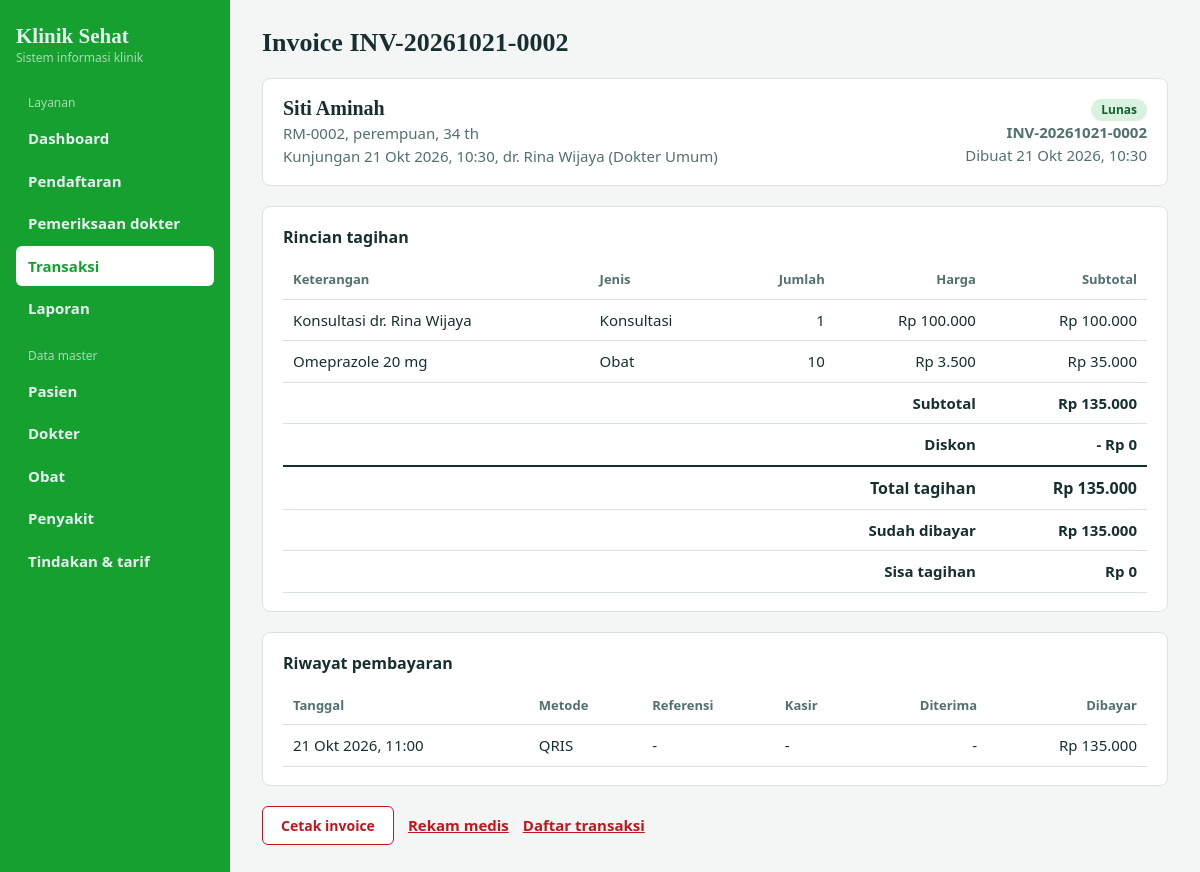
Page /invoice.php?id=2 on the committed database.
### tables this page shows
CREATE TABLE transaksi (
    id_transaksi      INT AUTO_INCREMENT PRIMARY KEY,
    no_invoice        VARCHAR(20) NOT NULL UNIQUE,
    id_kunjungan      INT NOT NULL UNIQUE,
    tanggal_transaksi DATETIME NOT NULL DEFAULT CURRENT_TIMESTAMP,
    subtotal          DECIMAL(12,2) NOT NULL DEFAULT 0,
    diskon            DECIMAL(12,2) NOT NULL DEFAULT 0,
    total_tagihan     DECIMAL(12,2) GENERATED ALWAYS AS (subtotal - diskon) STORED,
    total_dibayar     DECIMAL(12,2) NOT NULL DEFAULT 0,
    status_bayar      ENUM('Belum Bayar','Sebagian','Lunas','Batal') NOT NULL DEFAULT 'Belum Bayar',
    catatan           TEXT,
    CONSTRAINT fk_transaksi_kunjungan FOREIGN KEY (id_kunjungan)
        REFERENCES kunjungan(id_kunjungan) ON UPDATE CASCADE ON DELETE RESTRICT,
    CONSTRAINT chk_diskon CHECK (diskon >= 0),
    CONSTRAINT chk_dibayar CHECK (total_dibayar >= 0),
    INDEX idx_tanggal_transaksi (tanggal_transaksi),
    INDEX idx_status_bayar (status_bayar)
);

CREATE TABLE pasien (
    id_pasien       INT AUTO_INCREMENT PRIMARY KEY,
    no_rekam_medis  VARCHAR(15)  NOT NULL UNIQUE,
    nik             CHAR(16)     UNIQUE,
    nama_pasien     VARCHAR(100) NOT NULL,
    tanggal_lahir   DATE         NOT NULL,
    jenis_kelamin   ENUM('L','P') NOT NULL,
    golongan_darah  ENUM('A','B','AB','O','Tidak Tahu') NOT NULL DEFAULT 'Tidak Tahu',
    alamat          TEXT,
    no_telp         VARCHAR(15),
    alergi          TEXT,
    tanggal_daftar  DATETIME     NOT NULL DEFAULT CURRENT_TIMESTAMP,
    INDEX idx_nama_pasien (nama_pasien)
);

CREATE TABLE kunjungan (
    id_kunjungan      INT AUTO_INCREMENT PRIMARY KEY,
    id_pasien         INT      NOT NULL,
    id_dokter         INT      NOT NULL,
    tanggal_kunjungan DATETIME NOT NULL,
    keluhan           TEXT,
    tekanan_darah     VARCHAR(10),
    suhu_badan        DECIMAL(4,1),
    berat_badan       DECIMAL(5,2),
    tinggi_badan      DECIMAL(5,2),
    status            ENUM('Menunggu','Diperiksa','Selesai','Batal') NOT NULL DEFAULT 'Menunggu',
    catatan_dokter    TEXT,
    CONSTRAINT fk_kunjungan_pasien FOREIGN KEY (id_pasien)
        REFERENCES pasien(id_pasien) ON UPDATE CASCADE ON DELETE RESTRICT,
    CONSTRAINT fk_kunjungan_dokter FOREIGN KEY (id_dokter)
        REFERENCES dokter(id_dokter) ON UPDATE CASCADE ON DELETE RESTRICT,
    INDEX idx_tanggal (tanggal_kunjungan)
);

CREATE TABLE dokter (
    id_dokter       INT AUTO_INCREMENT PRIMARY KEY,
    nama_dokter     VARCHAR(100) NOT NULL,
    id_spesialisasi INT          NOT NULL,
    no_sip          VARCHAR(30)  NOT NULL UNIQUE,    
    no_telp         VARCHAR(15),
    email           VARCHAR(100),
    status_aktif    TINYINT(1)   NOT NULL DEFAULT 1,
    CONSTRAINT fk_dokter_spesialisasi FOREIGN KEY (id_spesialisasi)
        REFERENCES spesialisasi(id_spesialisasi)
        ON UPDATE CASCADE ON DELETE RESTRICT
);

CREATE TABLE spesialisasi (
    id_spesialisasi   INT AUTO_INCREMENT PRIMARY KEY,
    nama_spesialisasi VARCHAR(60) NOT NULL UNIQUE
);

CREATE TABLE transaksi_detail (
    id_detail_transaksi INT AUTO_INCREMENT PRIMARY KEY,
    id_transaksi        INT NOT NULL,
    jenis               ENUM('Konsultasi','Tindakan','Obat','Lainnya') NOT NULL,
    id_ref              INT NULL,             
    deskripsi           VARCHAR(200) NOT NULL,
    qty                 INT NOT NULL DEFAULT 1,
    harga_satuan        DECIMAL(12,2) NOT NULL,
    subtotal            DECIMAL(14,2) GENERATED ALWAYS AS (qty * harga_satuan) STORED,
    CONSTRAINT fk_td_transaksi FOREIGN KEY (id_transaksi)
        REFERENCES transaksi(id_transaksi) ON UPDATE CASCADE ON DELETE CASCADE,
    CONSTRAINT chk_td_qty CHECK (qty > 0),
    CONSTRAINT chk_td_harga CHECK (harga_satuan >= 0)
);

CREATE TABLE pembayaran_transaksi (
    id_bayar      INT AUTO_INCREMENT PRIMARY KEY,
    id_transaksi  INT NOT NULL,
    tanggal_bayar DATETIME NOT NULL DEFAULT CURRENT_TIMESTAMP,
    metode_bayar  ENUM('Tunai','Debit','QRIS','BPJS','Asuransi') NOT NULL,
    jumlah_bayar  DECIMAL(12,2) NOT NULL,
    uang_diterima DECIMAL(12,2) NULL,         
    no_referensi  VARCHAR(50),
    kasir         VARCHAR(60),
    CONSTRAINT fk_pbt_transaksi FOREIGN KEY (id_transaksi)
        REFERENCES transaksi(id_transaksi) ON UPDATE CASCADE ON DELETE RESTRICT,
    CONSTRAINT chk_jumlah_bayar CHECK (jumlah_bayar > 0),
    INDEX idx_tanggal_bayar (tanggal_bayar)
);

### invoice.php (the view, shortened to what this page needs)
<?php
require_once __DIR__ . '/config.php';
$id = (int) ($_GET['id'] ?? 0);
$invoice = $id ? row(
    $pdo,
    'SELECT t.*, k.tanggal_kunjungan, k.id_pasien,
            p.nama_pasien, p.no_rekam_medis, p.tanggal_lahir, p.jenis_kelamin, p.alamat, p.no_telp,
            d.nama_dokter, s.nama_spesialisasi
     FROM transaksi t
     JOIN kunjungan k    ON k.id_kunjungan = t.id_kunjungan
     JOIN pasien p       ON p.id_pasien = k.id_pasien
     JOIN dokter d       ON d.id_dokter = k.id_dokter
     JOIN spesialisasi s ON s.id_spesialisasi = d.id_spesialisasi
     WHERE t.id_transaksi = ?',
    [$id]
) : null;
$items = rows(
    $pdo,
    "SELECT * FROM transaksi_detail WHERE id_transaksi = ?
     ORDER BY FIELD(jenis, 'Konsultasi', 'Tindakan', 'Obat', 'Lainnya'), id_detail_transaksi",
    [$id]
);
$payments = rows($pdo, 'SELECT * FROM pembayaran_transaksi WHERE id_transaksi = ? ORDER BY tanggal_bayar, id_bayar', [$id]);
$due = (float) $invoice['total_tagihan'] - (float) $invoice['total_dibayar'];
$open = in_array($invoice['status_bayar'], ['Belum Bayar', 'Sebagian'], true);
head('Invoice ' . $invoice['no_invoice'], 'transaksi.php');
?>
<section class="banner">
    <div>
        <h2><?= e($invoice['nama_pasien']) ?></h2>
        <p>
            <?= e($invoice['no_rekam_medis']) ?>,
            <?= $invoice['jenis_kelamin'] === 'L' ? 'laki-laki' : 'perempuan' ?>,
            <?= e(umur($invoice['tanggal_lahir'])) ?>
        </p>
        <p>Kunjungan <?= e(tgl($invoice['tanggal_kunjungan'], true)) ?>, <?= e($invoice['nama_dokter']) ?> (<?= e($invoice['nama_spesialisasi']) ?>)</p>
    </div>
    <div class="side">
        <?= badge($invoice['status_bayar']) ?>
        <p>
            <b><?= e($invoice['no_invoice']) ?></b><br>
            Dibuat <?= e(tgl($invoice['tanggal_transaksi'], true)) ?>
        </p>
    </div>
</section>
<section>
    <h2>Rincian tagihan</h2>
    <div class="scroll">
        <table>
            <tr>
                <th>Keterangan</th>
                <th>Jenis</th>
                <th class="n">Jumlah</th>
                <th class="n">Harga</th>
                <th class="n">Subtotal</th>
            </tr>
            <?php foreach ($items as $item): ?>
                <tr>
                    <td><?= e($item['deskripsi']) ?></td>
                    <td><?= e($item['jenis']) ?></td>
                    <td class="n"><?= e($item['qty']) ?></td>
                    <td class="n"><?= e(rupiah($item['harga_satuan'])) ?></td>
                    <td class="n"><?= e(rupiah($item['subtotal'])) ?></td>
                </tr>
            <?php endforeach; ?>
            <tfoot>
                <tr><td colspan="4" class="n">Subtotal</td><td class="n"><?= e(rupiah($invoice['subtotal'])) ?></td><?= $open ? '<td class="no-print"></td>' : '' ?></tr>
                <tr><td colspan="4" class="n">Diskon</td><td class="n">- <?= e(rupiah($invoice['diskon'])) ?></td><?= $open ? '<td class="no-print"></td>' : '' ?></tr>
                <tr class="grand"><td colspan="4" class="n">Total tagihan</td><td class="n"><?= e(rupiah($invoice['total_tagihan'])) ?></td><?= $open ? '<td class="no-print"></td>' : '' ?></tr>
                <tr><td colspan="4" class="n">Sudah dibayar</td><td class="n"><?= e(rupiah($invoice['total_dibayar'])) ?></td><?= $open ? '<td class="no-print"></td>' : '' ?></tr>
                <tr><td colspan="4" class="n">Sisa tagihan</td><td class="n"><?= e(rupiah(max(0, $due))) ?></td><?= $open ? '<td class="no-print"></td>' : '' ?></tr>
            </tfoot>
        </table>
    </div>
</section>
<section>
    <h2>Riwayat pembayaran</h2>
    <div class="scroll">
        <table>
            <tr>
                <th>Tanggal</th>
                <th>Metode</th>
                <th>Referensi</th>
                <th>Kasir</th>
                <th class="n">Diterima</th>
                <th class="n">Dibayar</th>
            </tr>
            <?php foreach ($payments as $payment): ?>
                <tr>
                    <td><?= e(tgl($payment['tanggal_bayar'], true)) ?></td>
                    <td><?= e($payment['metode_bayar']) ?></td>
                    <td><?= e($payment['no_referensi'] ?: '-') ?></td>
                    <td><?= e($payment['kasir'] ?: '-') ?></td>
                    <td class="n"><?= $payment['uang_diterima'] !== null ? e(rupiah($payment['uang_diterima'])) : '-' ?></td>
                    <td class="n"><?= e(rupiah($payment['jumlah_bayar'])) ?></td>
                </tr>
            <?php endforeach; ?>
        </table>
    </div>
</section>
<div class="actions no-print" style="margin:0 0 20px">
    <button type="button" class="sec" onclick="window.print()">Cetak invoice</button>
    <a href="periksa.php?id=<?= e($invoice['id_kunjungan']) ?>">Rekam medis</a>
    <a href="transaksi.php">Daftar transaksi</a>
</div>
<?php foot(); ?>

### config.php (shortened to what this page needs)
<?php
function e(mixed $value): string
{
    return htmlspecialchars((string) $value, ENT_QUOTES, 'UTF-8');
}
function rupiah(float|int|string $value): string
{
    return 'Rp ' . number_format((float) $value, 0, ',', '.');
}
function tgl(?string $value, bool $withTime = false): string
{
    $time = $value ? strtotime((string) $value) : false;
    $text = date('j', $time) . ' ' . BULAN[(int) date('n', $time)] . ' ' . date('Y', $time);
    return $withTime ? $text . ', ' . date('H:i', $time) : $text;
}
function umur(string $birthDate): string
{
    $diff = (new DateTime($birthDate))->diff(new DateTime('today'));
    return $diff->y >= 1 ? $diff->y . ' th' : $diff->m . ' bln';
}
function badge(string $status): string
{
    $map = [
        'Menunggu' => 'wait', 'Diperiksa' => 'prog', 'Selesai' => 'done', 'Batal' => 'cancel',
        'Belum Bayar' => 'unpaid', 'Sebagian' => 'part', 'Lunas' => 'paid',
    ];
    return '<span class="badge b-' . ($map[$status] ?? 'wait') . '">' . e($status) . '</span>';
}
function rows(PDO $pdo, string $sql, array $params = []): array
{
    $statement = $pdo->prepare($sql);
    $statement->execute($params);
    return $statement->fetchAll();
}
function row(PDO $pdo, string $sql, array $params = [])
{
    $statement = $pdo->prepare($sql);
    $statement->execute($params);
    return $statement->fetch() ?: null;
}
function head(string $title, string $active = ''): void
{
    $menu = [
        'Layanan' => [
            'index.php' => 'Dashboard',
            'kunjungan.php' => 'Pendaftaran',
            'pemeriksaan.php' => 'Pemeriksaan dokter',
            'transaksi.php' => 'Transaksi',
            'laporan.php' => 'Laporan',
        ],
        'Data master' => [
            'master.php?t=pasien' => 'Pasien',
            'master.php?t=dokter' => 'Dokter',
            'master.php?t=obat' => 'Obat',
            'master.php?t=penyakit' => 'Penyakit',
            'master.php?t=tindakan' => 'Tindakan & tarif',
        ],
    ];
    echo '<!doctype html><html lang="id"><head><meta charset="utf-8">'
        . '<meta name="viewport" content="width=device-width,initial-scale=1">'
        . '<title>' . e($title) . ' | Klinik Sehat</title>'
        . '<link rel="stylesheet" href="style.css"></head><body>'
        . '<aside><div class="brand">Klinik Sehat'
        . '<small>Sistem informasi klinik</small></div><nav>';
    foreach ($menu as $group => $items) {
        echo '<div class="nav-group">' . e($group) . '</div>';
        foreach ($items as $u => $n) {
            $class = $u === $active ? ' class="on"' : '';
            echo '<a href="' . e($u) . '"' . $class . '>' . e($n) . '</a>';
        }
    }
    echo '</nav></aside><main><h1>' . e($title) . '</h1>';
}
function foot(): void
{
    echo '</main></body></html>';
}

### style.css (style rules this page uses)
:root { --teal: #16a02f; --teal2: #c1161c; --bg: #f3f6f5; --ink: #17302f; --line: #d9e3e1; --warn: #b3402a; }
* { box-sizing: border-box; }
body { margin: 0; display: flex; min-height: 100vh; color: var(--ink); background: var(--bg); font: 15px/1.5 "Segoe UI", system-ui, sans-serif; }
aside { width: 230px; flex-shrink: 0; padding: 24px 16px; color: #e6f2f0; background: var(--teal); }
.brand { margin-bottom: 28px; font: 700 21px Georgia, serif; }
.brand small { display: block; opacity: 0.7; font: 12px "Segoe UI", sans-serif; }
nav a { display: block; padding: 9px 12px; margin-bottom: 2px; color: inherit; text-decoration: none; border-radius: 6px; }
nav a.on { color: var(--teal); font-weight: 600; background: #fff; }
main { flex: 1; min-width: 0; padding: 28px 32px; }
h1 { margin: 0 0 20px; font: 700 26px Georgia, serif; }
h2 { margin: 0 0 12px; font-size: 16px; }
section { padding: 18px 20px; margin-bottom: 20px; background: #fff; border: 1px solid var(--line); border-radius: 8px; }
button { padding: 9px 18px; color: #fff; font: 600 14px "Segoe UI", system-ui, sans-serif; cursor: pointer; background: var(--teal2); border: 0; border-radius: 6px; }
a { color: var(--teal2); font-weight: 600; }
.scroll { overflow-x: auto; }
table { width: 100%; border-collapse: collapse; }
th, td { padding: 9px 10px; text-align: left; vertical-align: top; border-bottom: 1px solid var(--line); }
th { color: #52706d; font-size: 13px; white-space: nowrap; }
.nav-group { margin: 18px 12px 6px; font-size: 12px; opacity: 0.7; }
.nav-group:first-child { margin-top: 0; }
.badge { display: inline-block; padding: 2px 10px; font-size: 12px; font-weight: 600; white-space: nowrap; border-radius: 999px; }
.b-done, .b-paid { color: #14602a; background: #d9f2df; }
.btn.sec, button.sec { color: var(--teal2); background: #fff; border: 1px solid var(--teal2); }
.banner { display: flex; flex-wrap: wrap; gap: 10px 28px; align-items: flex-start; justify-content: space-between; }
.banner h2 { margin: 0 0 2px; font: 700 20px Georgia, serif; }
.banner p { margin: 0; color: #52706d; }
.banner .side { text-align: right; }
.actions { display: flex; flex-wrap: wrap; gap: 10px 14px; align-items: center; margin-top: 12px; }
th.n, td.n { text-align: right; white-space: nowrap; }
tfoot td { font-weight: 600; }
tfoot tr.grand td { font-size: 16px; border-top: 2px solid var(--ink); }

### rows in the picture
transaksi: pasien.nama_pasien "Siti Aminah", pasien.no_rekam_medis "RM-0002", pasien.tanggal_lahir "34 th", id_kunjungan.tanggal_kunjungan "21 Okt 2026, 10:30", dokter.nama_dokter "dr. Rina Wijaya", spesialisasi.nama_spesialisasi "Dokter Umum", status_bayar "Lunas", no_invoice "INV-20261021-0002", tanggal_transaksi "21 Okt 2026, 10:30", subtotal "Rp 135.000", diskon "Rp 0", total_tagihan "Rp 135.000", total_dibayar "Rp 135.000", rupiah(max(0, $due)) "Rp 0"
transaksi_detail: deskripsi "Konsultasi dr. Rina Wijaya", jenis "Konsultasi", qty "1", harga_satuan "Rp 100.000", subtotal "Rp 100.000"
transaksi_detail: deskripsi "Omeprazole 20 mg", jenis "Obat", qty "10", harga_satuan "Rp 3.500", subtotal "Rp 35.000"
pembayaran_transaksi: tanggal_bayar "21 Okt 2026, 11:00", metode_bayar "QRIS", no_referensi "-", kasir "-", jumlah_bayar "Rp 135.000"

### other values in the picture
$group "Layanan"
$n "Dashboard"
$n "Pendaftaran"
$n "Pemeriksaan dokter"
$n "Transaksi"
$n "Laporan"
$group "Data master"
$n "Pasien"
$n "Dokter"
$n "Obat"
$n "Penyakit"
$n "Tindakan & tarif"
$title "Invoice INV-20261021-0002"
